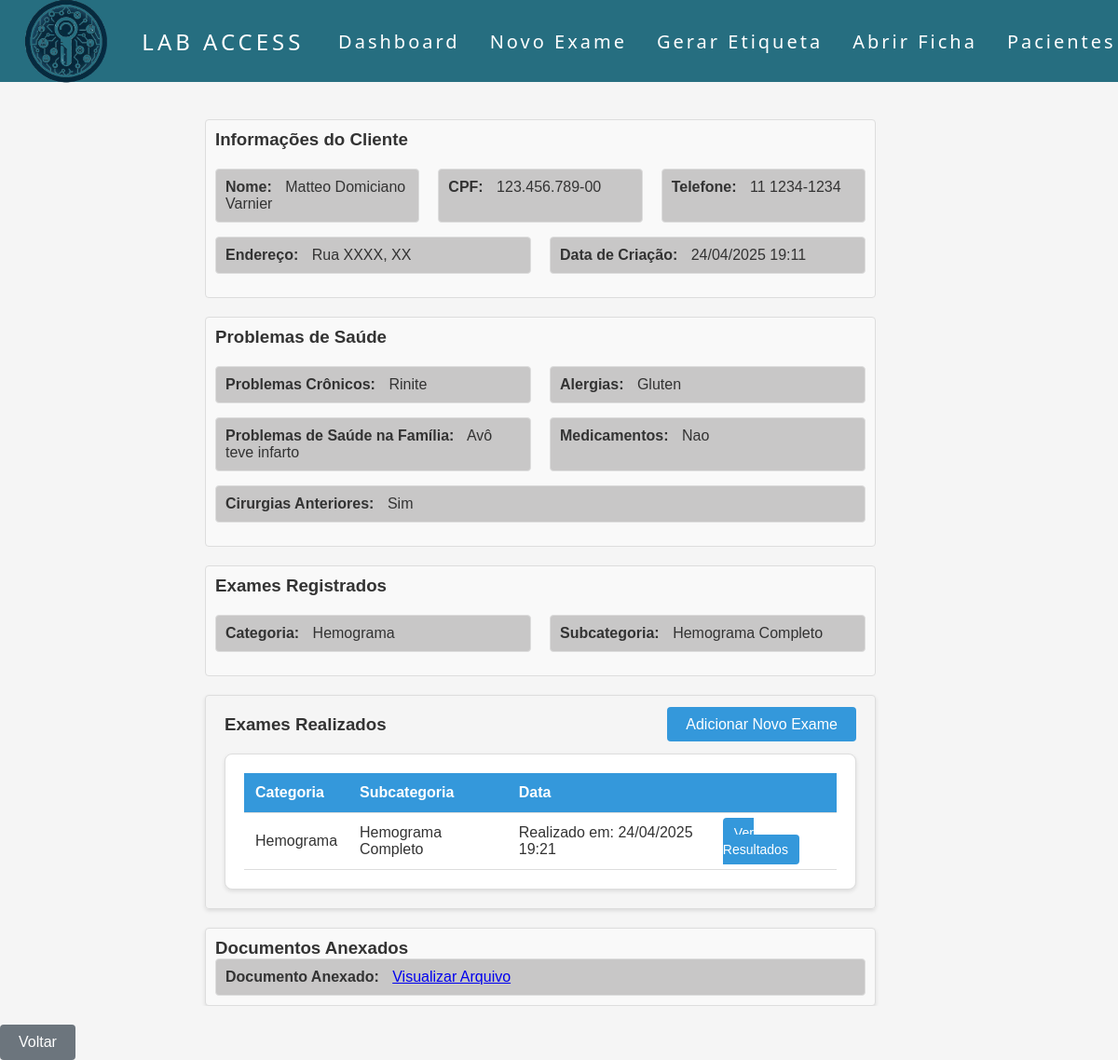
The app's page /client_record/Matteo Domiciano Varnier with its own data.
### models.py (models this page shows, shortened)
class User(db.Model):
    id = db.Column(db.Integer, primary_key=True)
    patient_name = db.Column(db.String(100), nullable=False)
    cpf = db.Column(db.String(14), nullable=False)
    phone = db.Column(db.String(15), nullable=False)
    address = db.Column(db.String(200), nullable=False)
    category = db.Column(db.String(100), nullable=False)
    subcategory = db.Column(db.String(100), nullable=False)
    health_issues = db.Column(db.String(500))  # Novo campo
    allergies = db.Column(db.String(500))      # Novo campo
    family_health_issues = db.Column(db.String(500))  # Novo campo
    medications = db.Column(db.String(500))    # Novo campo
    previous_surgeries = db.Column(db.String(500))  # Novo campo
    created_at = db.Column(db.DateTime, default=datetime.utcnow)
    registered_exams = db.Column(JSON) # Novo campo para data de criação
    document = db.Column(db.String(255))  # caminho do arquivo

class Exam(db.Model):
    id = db.Column(db.Integer, primary_key=True)
    patient_name = db.Column(db.String(100), nullable=False)
    category = db.Column(db.String(100), nullable=False)
    subcategory = db.Column(db.String(100), nullable=False)
    result = db.Column(db.String(100), nullable=False)
    details = db.Column(JSON)
    created_at = db.Column(db.DateTime, default=datetime.utcnow)  # Novo campo

### app.py (the view)
@app.route('/client_record/<string:patient_name>')
def client_record(patient_name):
    user = User.query.filter_by(patient_name=patient_name).first()
    if not user:
        flash(f'Nenhum exame encontrado para o paciente: {patient_name}', 'warning')
        return redirect(url_for('client_record_search'))
    exams = Exam.query.filter_by(patient_name=patient_name).all()
    grouped_exams = defaultdict(lambda: {"exams": []})
    for exam in exams:
        grouped_exams[exam.category]["exams"].append({
            "id": exam.id,
            "subcategory": exam.subcategory,
            "details": exam.details,  # Adicionando os detalhes
            "created_at": exam.created_at.strftime('%d/%m/%Y %H:%M')  # Adicionando o campo created_at
        })
    return render_template(
        'client_record.html',
        patient_name=patient_name,
        cpf=user.cpf,
        phone=user.phone,
        address=user.address,
        user=user,
        grouped_exams=grouped_exams
    )

### templates/client_record.html (shortened to what this page needs)
<!DOCTYPE html>
<html lang="pt-BR">
<head>
    <link rel="stylesheet" href="{{ url_for('static', filename='css/client_record.css') }}">
</head>
<body>
    <header>
        <nav>
            <a class="logo">
                <img src="{{ url_for('static', filename='image/logo.png') }}" alt="Logo" class="logo-img">
                Lab Access
            </a>
            <ul class="nav-list">
                <li><a href="{{ url_for('home') }}" class="btn-option ">Dashboard</a></li>
                <li><a href="{{ url_for('exame') }}" class="btn-option">Novo Exame</a></li>
                <li><a href="{{ url_for('generate_label') }}" class="btn-option">Gerar Etiqueta</a></li>
                <li><a href="{{ url_for('client_record_search') }}" class="btn-option">Abrir Ficha</a></li>
                <li><a href="{{ url_for('view_patients') }}" class="btn-option">Pacientes</a></li>
            </ul>
        </nav>
    </header>
    <div class="main-content">
        <div class="client-info">
            <div class="personal-info">
                <h3>Informações do Cliente</h3>
                <div class="info-row">
                    <div class="info-item">
                        <strong>Nome:</strong> {{ patient_name }}
                    </div>
                    <div class="info-item">
                        <strong>CPF:</strong> {{ cpf }}
                    </div>
                    <div class="info-item">
                        <strong>Telefone:</strong> {{ phone }}
                    </div>
                </div>
                <div class="info-row">
                    <div class="info-item">
                        <strong>Endereço:</strong> {{ address }}
                    </div>
                    <div class="info-item">
                        <strong>Data de Criação:</strong> {{ user.created_at.strftime('%d/%m/%Y %H:%M') }}
                    </div>
                </div>
            </div>
            <div class="form-answers">
                <h3>Problemas de Saúde</h3>
                <div class="info-row">
                    <div class="info-item">
                        <strong>Problemas Crônicos:</strong> {{ user.registered_exams.health_issues }}
                    </div>
                    <div class="info-item">
                        <strong>Alergias:</strong> {{ user.registered_exams.allergies }}
                    </div>
                </div>
                <div class="info-row">
                    <div class="info-item">
                        <strong>Problemas de Saúde na Família:</strong> {{ user.registered_exams.family_health_issues }}
                    </div>
                    <div class="info-item">
                        <strong>Medicamentos:</strong> {{ user.registered_exams.medications }}
                    </div>
                </div>
                <div class="info-row">
                    <div class="info-item">
                        <strong>Cirurgias Anteriores:</strong> {{ user.registered_exams.previous_surgeries }}
                    </div>
                </div>
            </div>
            <div class="exam-register">
                <h3>Exames Registrados</h3>
                {% if user.registered_exams %}
                    <div class="info-row">
                        <div class="info-item">
                            <strong>Categoria:</strong> {{ user.registered_exams.category }}
                        </div>
                        <div class="info-item">
                            <strong>Subcategoria:</strong> {{ user.registered_exams.subcategory }}
                        </div>
                    </div>
                {% else %}
                    <p>Não há exames registrados para este paciente.</p>
                {% endif %}
            </div>
        </div>
        <div class="exam-info">
            <div class="exam-info-header">
                <h3>Exames Realizados</h3>
                <div class="add-exam-button">
                    <a href="{{ url_for('exame', patient_name=patient_name) }}" class="btn-add-exam">Adicionar Novo Exame</a>
                </div>
            </div>
            {% if grouped_exams %}
                <div class="results-container">
                    <table>
                        <thead>
                            <tr>
                                <th>Categoria</th>
                                <th>Subcategoria</th>
                                <th>Data</th>
                                <th></th>
                            </tr>
                        </thead>
                        <tbody>
                            {% for category, category_data in grouped_exams.items() %}
                                {% for exam in category_data.exams %}
                                    <tr>
                                        <td>{{ category }}</td>
                                        <td>{{ exam.subcategory }}</td>
                                        <td>Realizado em: {{ exam.created_at }}</td>
                                        <td>
                                            <a href="{{ url_for('view_exam', exam_id=exam.id) }}" class="btn-view-result">Ver Resultados</a>
                                        </td>
                                    </tr>
                                {% endfor %}
                            {% endfor %}
                        </tbody>
                    </table>
                </div>
            {% else %}
                <p>Não há exames registrados para este paciente.</p>
            {% endif %}
        </div>
            <div class="document-info">
                <h3>Documentos Anexados</h3>
                {% if user.document %}
                    <div class="info-item">
                        <strong>Documento Anexado:</strong>
                        <a href="{{ url_for('static', filename='uploads/' + user.document) }}" target="_blank">Visualizar Arquivo</a>
                    </div>
                {% else %}
                    <p>Nenhum documento anexado.</p>
                {% endif %}
            </div>
        </div>
            <button onclick="goBack()" class="btn-back">Voltar</button>
</body>
</html>

### static/css/client_record.css (style rules this page uses)
* { margin: 0; padding: 0; }
body { font-family: 'Arial', sans-serif; background-color: #f5f5f5; color: #333; overflow-x: hidden; height: 100%; width: 100%; margin: 0; padding: 0; }
.logo { font-size: 24px; text-transform: uppercase; letter-spacing: 4px; display: flex; align-items: center; }
.logo-img { width: 140px; height: auto; margin-right: 10px; margin-top: 20px; }
nav { display: flex; justify-content: space-around; align-items: center; font-family: system-ui, -apple-system, BlinkMacSystemFont, 'Segoe UI', Roboto, Oxygen, Ubuntu, Cantarell, 'Open Sans', 'Helvetica Neue', sans-serif; background: #266e80 ; height: 11vh; }
nav a { color : #ffffff; text-decoration: none; transition: 0.3s; font-size: 20px; }
.nav-list { list-style: none; display: flex; }
.nav-list li { letter-spacing: 3px; margin-left: 32px; }
.main-content { margin-left: 20%; margin-right: 20%; overflow-y: auto; }
.client-info { padding: 20px; }
.client-info h3 { margin-bottom: 20px; }
.document-info { flex: 1; min-width: 200px; padding: 10px; background-color: #f9f9f9; border: 1px solid #ddd; border-radius: 4px; margin-left: 20px; margin-right: 20px; margin-top: 20px; box-shadow: 0 2px 4px rgba(0, 0, 0, 0.1); }
.personal-info, .form-answers { flex: 1; padding: 10px; background-color: #f9f9f9; border: 1px solid #ddd; border-radius: 4px; margin-top: 20px; }
.info-row { display: flex; flex-wrap: wrap; gap: 20px; margin-bottom: 15px; }
.info-item { flex: 1; padding: 10px; background-color: #c8c7c7; border: 1px solid #ddd; border-radius: 4px; }
.info-item strong { margin-right: 10px; }
.exam-register { flex: 1; padding: 10px; background-color: #f9f9f9; border: 1px solid #ddd; border-radius: 4px; margin-top: 20px; }
.exam-info { padding: 20px; flex: 1; margin-left : 20px; margin-right: 20px; box-shadow: 0 2px 4px rgba(0, 0, 0, 0.1); border: 1px solid #ddd; border-radius: 4px; }
.exam-info-header { display: flex; justify-content: space-between; align-items: center; margin-bottom: 20px; }
.exam-info-header h3 { margin-bottom: 0; }
.add-exam-button { text-align: right; }
.add-exam-button a { background-color: #3498db; color: white; padding: 10px 20px; border: none; border-radius: 4px; text-decoration: none; font-size: 16px; cursor: pointer; }
.results-container { background-color: white; border: 1px solid #ddd; border-radius: 8px; padding: 20px; box-shadow: 0 2px 4px rgba(0, 0, 0, 0.1); }
.results-container table { width: 100%; border-collapse: collapse; }
.results-container table th, .results-container table td { padding: 12px; text-align: left; border-bottom: 1px solid #ddd; }
.results-container table th { background-color: #3498db; color: white; }
.btn-view-result { background-color: #3498db; color: white; padding: 8px 12px; border: none; border-radius: 4px; text-decoration: none; font-size: 14px; cursor: pointer; }
.btn-back { background-color: #6c757d; color: white; padding: 10px 20px; border: none; border-radius: 4px; font-size: 16px; cursor: pointer; margin-top: 20px; }
@media (max-width: 1366px) { .main-content { margin-left: 200px; } }

### records on screen
User: cpf "123.456.789-00", phone "11 1234-1234", address "Rua XXXX, XX", created_at "24/04/2025 19:11", registered_exams.health_issues "Rinite", registered_exams.allergies "Gluten", registered_exams.family_health_issues "Avô teve infarto", registered_exams.medications "Nao", registered_exams.previous_surgeries "Sim", registered_exams.category "Hemograma", registered_exams.subcategory "Hemograma Completo"
Exam: category "Hemograma", subcategory "Hemograma Completo", created_at "24/04/2025 19:21"

### other values on screen
{{ patient_name }} "Matteo Domiciano Varnier"
